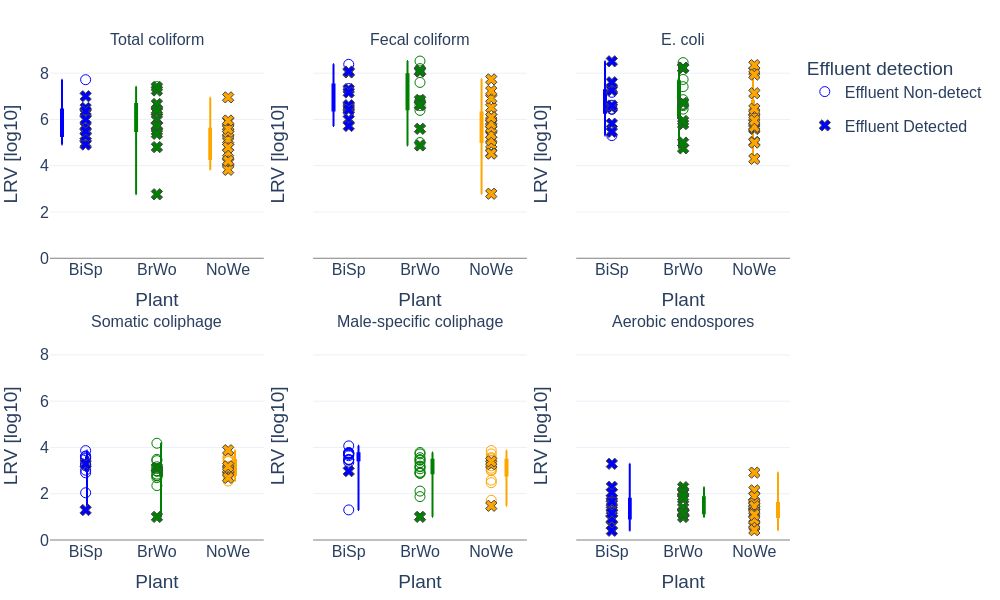

Write the Python code that produced this figure.
# filename: lrv_boxplots_by_plant.py
import pandas as pd
import numpy as np
import plotly.graph_objs as go
from plotly.subplots import make_subplots
import math

# Load data
file_name = "WWTP_microbial_loads_and_removal.xlsx"
xls = pd.ExcelFile(file_name)
df_data = pd.read_excel(xls, sheet_name="Data")
df_mdl = pd.read_excel(xls, sheet_name="Method detection limits")

# Normalize Plant codes: unify 'BiSP' -> 'BiSp'
df_data['Plant'] = df_data['Plant'].replace({'BiSP': 'BiSp'})

# Define indicator microorganisms to include
indicators = [
    'Total coliform', 'Fecal coliform', 'E. coli',
    'Somatic coliphage', 'Male-specific coliphage',
    'Aerobic endospores'
]

# Map microorganism raw strings to output names consistent with above
indicator_to_microorganism = {
    'somacoliphage': 'Somatic coliphage',
    'malespeccoliphage': 'Male-specific coliphage',
    'aerobicendospore': 'Aerobic endospores',
    'totalcoliform': 'Total coliform',
    'fecalcoliform': 'Fecal coliform',
    'e.coli': 'E. coli',
}

def map_indicator_to_microorganism(ind_name):
    ind_name_lower = ind_name.lower()
    for key, val in indicator_to_microorganism.items():
        if key in ind_name_lower:
            return val
    # If no match, return None
    return None

# Apply mapping
df_data['Microorganism'] = df_data['IndicatorName'].apply(map_indicator_to_microorganism)

# Remove rows where microorganism not in indicators (also excludes others)
df_data = df_data[df_data['Microorganism'].isin(indicators)].copy()

# Create a reverse dict from mdl data for MDL indexed by lower-case organism name
mdl_dict = {}
units_dict = {}
for _, row in df_mdl.iterrows():
    mdl_dict[row['Organism'].lower()] = row['MDL']
    units_dict[row['Organism'].lower()] = row['Units']

# Mapping Microorganism to MDL Organism names (for MDL and Units lookup)
microorganism_to_mdl_organism = {
    'Somatic coliphage': 'Soma Coliphage',
    'Male-specific coliphage': 'Male Specific Coliphage',
    'Aerobic endospores': 'Aerobic endospores',
    'Total coliform': 'Total coliform',
    'Fecal coliform': 'Fecal coliform',
    'E. coli': 'E. coli',
}

# Add MDL and Units columns
def get_mdl_and_units(microorganism):
    mdl_org = microorganism_to_mdl_organism.get(microorganism)
    if mdl_org:
        mdl_val = mdl_dict.get(mdl_org.lower(), np.nan)
        unit_val = units_dict.get(mdl_org.lower(), '')
        return pd.Series([mdl_val, unit_val])
    return pd.Series([np.nan, ''])

df_data[['MDL', 'Units']] = df_data['Microorganism'].apply(get_mdl_and_units)

# Define effluent sample type rules: coliphages use UF Effluent, others use Effluent grab
uf_effluent_organisms = {'Somatic coliphage', 'Male-specific coliphage'}

# Create Count_num column for all data for use in both influent and effluent filtering
def replace_bdl_zero_with_mdl(row):
    val = row['Count']
    if pd.isna(val):
        return np.nan
    val_str = str(val).strip().upper()
    if val_str == 'BDL':
        return row['MDL']
    try:
        fval = float(val)
        if fval == 0:
            return row['MDL']
        else:
            return fval
    except:
        return np.nan

df_data['Count_num'] = df_data.apply(replace_bdl_zero_with_mdl, axis=1)

# Separate influent and effluent dataframes (with Count_num included)
df_influent = df_data[df_data['SampleType'] == 'Influent grab'].copy()
df_uf_effluent = df_data[df_data['SampleType'] == 'UF Effluent'].copy()
df_grab_effluent = df_data[df_data['SampleType'] == 'Effluent grab'].copy()

# Prepare dataframe of paired samples, raw counts, detection flag, and LRV calculation
rows = []

plants = sorted(df_data['Plant'].dropna().unique())

for plant in plants:
    for microorganism in indicators:
        mdl_value = df_data.loc[df_data['Microorganism'] == microorganism, 'MDL'].dropna().unique()
        if len(mdl_value) == 0:
            continue
        mdl_value = mdl_value[0]

        # Influent samples for this plant and microorganism
        df_inf = df_influent[(df_influent['Plant'] == plant) & (df_influent['Microorganism'] == microorganism)][['Event', 'Count', 'Count_num']]
        df_inf = df_inf.rename(columns={'Count': 'Influent_raw', 'Count_num': 'Influent_used'})

        # Effluent samples
        if microorganism in uf_effluent_organisms:
            df_eff = df_uf_effluent[(df_uf_effluent['Plant'] == plant) & (df_uf_effluent['Microorganism'] == microorganism)][['Event', 'Count', 'Count_num']]
        else:
            df_eff = df_grab_effluent[(df_grab_effluent['Plant'] == plant) & (df_grab_effluent['Microorganism'] == microorganism)][['Event', 'Count', 'Count_num']]

        df_eff = df_eff.rename(columns={'Count': 'Effluent_raw', 'Count_num': 'Effluent_used'})

        # Merge on Event
        paired = pd.merge(df_inf, df_eff, on='Event', how='inner')

        # Add Plant and Microorganism columns
        paired['Plant'] = plant
        paired['Microorganism'] = microorganism

        # Exclude rows where Influent_used <= MDL (skip zero or MDL influent values)
        paired = paired[paired['Influent_used'] > mdl_value]

        # Drop rows with NaN in influent or effluent used count
        paired = paired.dropna(subset=['Influent_used', 'Effluent_used'])

        # Calculate LRV = log10(influent/effluent)
        paired['LRV [log10]'] = np.log10(paired['Influent_used'] / paired['Effluent_used'])

        # Determine Effluent detection flag based on raw effluent value: non-detect if BDL or 0, detected otherwise
        def effluent_detect_flag(val):
            if pd.isna(val):
                return 'Unknown'
            val_str = str(val).strip().upper()
            if val_str == 'BDL':
                return 'Non-detect'
            try:
                fval = float(val)
                if fval == 0:
                    return 'Non-detect'
                else:
                    return 'Detected'
            except:
                return 'Unknown'

        paired['Effluent_detected_flag'] = paired['Effluent_raw'].apply(effluent_detect_flag)

        rows.append(paired[['Event', 'Plant', 'Microorganism', 'Influent_raw', 'Effluent_raw',
                            'Influent_used', 'Effluent_used', 'Effluent_detected_flag', 'LRV [log10]']])

# Concatenate all pairs
df_pairs = pd.concat(rows, ignore_index=True)
df_pairs = df_pairs.sort_values(['Microorganism', 'Plant', 'Event']).reset_index(drop=True)

# Plot multi-panel box plot
plants_order = ['BiSp', 'BrWo', 'NoWe']
panel_rows = 2
panel_cols = 3
fig = make_subplots(rows=panel_rows, cols=panel_cols, subplot_titles=indicators,
                    shared_yaxes=True, vertical_spacing=0.15)

# Determine y-axis range (omit outliers)
percentiles = df_pairs['LRV [log10]'].quantile([0.02, 0.98]).values
y_min = math.floor(percentiles[0])
y_max = math.ceil(percentiles[1])

plant_colors = {'BiSp': 'blue', 'BrWo': 'green', 'NoWe': 'orange'}
marker_symbols = {'Non-detect': 'circle-open', 'Detected': 'x'}

for idx, microorganism in enumerate(indicators):
    row = idx // panel_cols + 1
    col = idx % panel_cols + 1

    df_sub = df_pairs[df_pairs['Microorganism'] == microorganism]

    for plant in plants_order:
        df_plant = df_sub[df_sub['Plant'] == plant]

        if df_plant.empty:
            continue

        # Box plot without points
        fig.add_trace(go.Box(
            y=df_plant['LRV [log10]'],
            x=[plant]*len(df_plant),
            name=plant,
            marker_color=plant_colors.get(plant, 'black'),
            boxmean=True,
            boxpoints=False,
            showlegend=(idx == 0),
            legendgroup=plant,
            line=dict(width=2)
        ), row=row, col=col)

        # Scatter for non-detect effluent points (hollow circle)
        non_detect_df = df_plant[df_plant['Effluent_detected_flag'] == 'Non-detect']
        fig.add_trace(go.Scatter(
            x=[plant]*len(non_detect_df),
            y=non_detect_df['LRV [log10]'],
            mode='markers',
            marker=dict(
                symbol=marker_symbols['Non-detect'],
                color=plant_colors.get(plant, 'black'),
                size=10,
                line=dict(width=1)
            ),
            name='Effluent Non-detect',
            showlegend=(idx == 0 and plant == plants_order[0]),
            legendgroup='Effluent Non-detect'
        ), row=row, col=col)

        # Scatter for detected effluent points (x marker)
        detected_df = df_plant[df_plant['Effluent_detected_flag'] == 'Detected']
        fig.add_trace(go.Scatter(
            x=[plant]*len(detected_df),
            y=detected_df['LRV [log10]'],
            mode='markers',
            marker=dict(
                symbol=marker_symbols['Detected'],
                color=plant_colors.get(plant, 'black'),
                size=10,
                line=dict(width=1)
            ),
            name='Effluent Detected',
            showlegend=(idx == 0 and plant == plants_order[0]),
            legendgroup='Effluent Detected'
        ), row=row, col=col)

    # Update axes
    fig.update_yaxes(title_text='LRV [log10]', range=[y_min, y_max], row=row, col=col,
                     zeroline=True, zerolinewidth=1, zerolinecolor='gray')
    fig.update_xaxes(title_text='Plant', row=row, col=col)

fig.update_layout(
    font=dict(size=16),
    boxmode='group',
    showlegend=True,
    legend=dict(title='Effluent detection'),
    margin=dict(t=50, b=30, l=50, r=40),
    height=800,
    width=1200,
    template='plotly_white',
)

# Save outputs
base_filename = "lrv_boxplots_by_plant"
html_file = base_filename + ".html"
png_file = base_filename + ".png"
csv_file = base_filename + ".csv"

fig.write_html(html_file, include_plotlyjs='cdn')
fig.write_image(png_file, width=1000, height=600)
df_pairs.to_csv(csv_file, index=False)

print(csv_file)
print(html_file)
print(png_file)
print("lrv_boxplots_by_plant.py")
